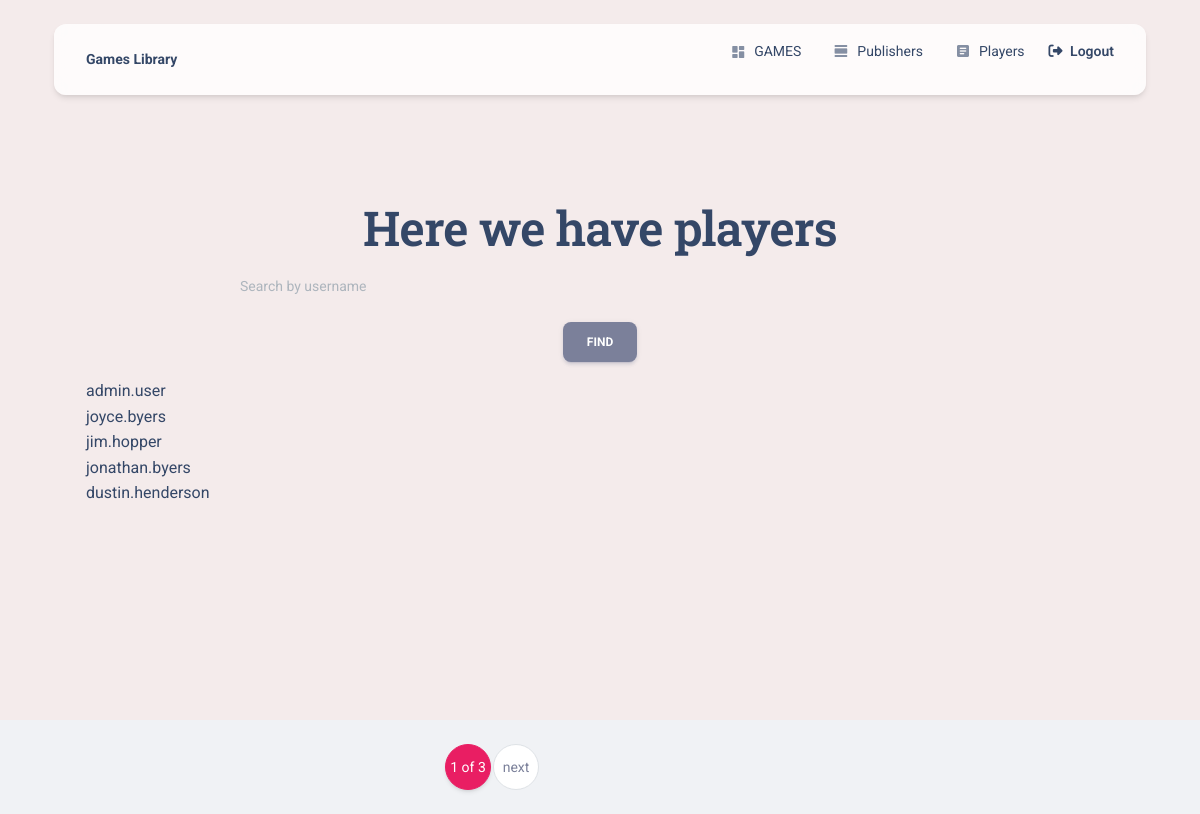
Page /players/ (signed in) on the committed database.
### games/models.py (models this page shows)
class Player(AbstractUser):
    def __str__(self):
        return self.username
    def get_absolute_url(self):
        return reverse("games:players-detail", kwargs={"pk": self.pk})

### games/views.py (the view)
# urls.py: path("players/", PlayerListView.as_view(), name="players-list"),
class PlayerListView(LoginRequiredMixin, ListView):
    model = Player
    paginate_by = 5
    def get_context_data(self, *, object_list=None, **kwargs):
        context = super(PlayerListView, self).get_context_data(**kwargs)
        username = self.request.GET.get("username", "")
        context["search_form"] = PlayerSearchForm(
            initial={"username": username}
        )
        return context
    def get_queryset(self):
        username = self.request.GET.get("username")
        if username:
            return self.model.objects.filter(username__icontains=username)
        return self.model.objects.all()

### games/forms.py
class PlayerSearchForm(forms.Form):
    username = forms.CharField(
        max_length=255,
        required=False,
        label="",
        widget=forms.TextInput(
            attrs={"placeholder": "Search by username"}
        ),
    )

### games/context_processors.py (called while the page is built)
def cfg_assets_root(request):
    return { 'ASSETS_ROOT' : settings.ASSETS_ROOT }

### games/templatetags/query_transform.py (called while the page is built)
@register.simple_tag
def query_transform(request, **kwargs):
    updated = request.GET.copy()
    for key, value in kwargs.items():
        if value is not None:
            updated[key] = value
        else:
            updated.pop(key, 0)
    return updated. urlencode()

### templates/games/player_list.html (shortened to what this page needs)
{% extends "layouts/base_without_footer.html" %}
{% load crispy_forms_filters %}
{% block content %}
{% include 'includes/navigation.html' %}
<div style="background-color: #f4ebeb">
  <div class="page-header min-vh-90">
    <div class="container">
      <div class="row justify-content-center">
        <div class="col-lg-8 text-center mx-auto my-auto">
          <h1 class="text-dark">Here we have players</h1>
          <form  class="text-dark" method="get" action="" class="form-inline">
            {{ search_form|crispy }}
            <input type="submit" value="Find" class="btn btn-secondary">
          </form>
        </div>
      </div>
      {% if player_list %}
        <ul>
          {% for player in player_list %}
            <li style="list-style-type: none;">
              <a class="text-dark"
                 href="{% url 'games:players-detail' pk=player.id %}">
                {{ player.username }}
              </a>
            </li>
          {% endfor %}
        </ul>
      {% else %}
        <p><i>Players not found</i></p>
      {% endif %}
    </div>
  </div>
</div>
{% endblock content %}

### rows in the picture
Player: username "admin.user"
Player: username "joyce.byers"
Player: username "jim.hopper"
Player: username "jonathan.byers"
Player: username "dustin.henderson"

### other values in the picture
{{ page_obj.number }} "1"
{{ paginator.num_pages }} "3"
